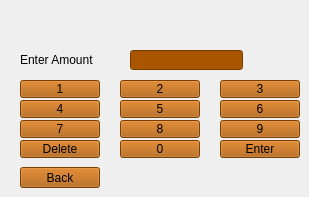
    <widget class="QWidget" name="page_8">
     <widget class="QLabel" name="label_7">
      <property name="geometry">
       <rect>
        <x>20</x>
        <y>50</y>
        <width>101</width>
        <height>20</height>
       </rect>
      </property>
      <property name="styleSheet">
       <string notr="true">color: rgb(0, 0, 0);

font: 700 9pt &quot;Segoe UI&quot;;</string>
      </property>
      <property name="text">
       <string>Enter Amount</string>
      </property>
     </widget>
     <widget class="QLineEdit" name="ddDeposit">
      <property name="geometry">
       <rect>
        <x>130</x>
        <y>50</y>
        <width>113</width>
        <height>20</height>
       </rect>
      </property>
      <property name="styleSheet">
       <string notr="true">color: rgb(0, 0, 0);
background-color: rgb(170, 85, 0);
font: 700 9pt &quot;Segoe UI&quot;;</string>
      </property>
     </widget>
     <widget class="QPushButton" name="dd1">
      <property name="geometry">
       <rect>
        <x>20</x>
        <y>80</y>
        <width>80</width>
        <height>18</height>
       </rect>
      </property>
      <property name="styleSheet">
       <string notr="true">color: rgb(0, 0, 0);
background-color: rgb(170, 85, 0);
font: 700 9pt &quot;Segoe UI&quot;;</string>
      </property>
      <property name="text">
       <string>1</string>
      </property>
     </widget>
     <widget class="QPushButton" name="dd2">
      <property name="geometry">
       <rect>
        <x>120</x>
        <y>80</y>
        <width>80</width>
        <height>18</height>
       </rect>
      </property>
      <property name="styleSheet">
       <string notr="true">color: rgb(0, 0, 0);
background-color: rgb(170, 85, 0);
font: 700 9pt &quot;Segoe UI&quot;;</string>
      </property>
      <property name="text">
       <string>2</string>
      </property>
     </widget>
     <widget class="QPushButton" name="dd3">
      <property name="geometry">
       <rect>
        <x>220</x>
        <y>80</y>
        <width>80</width>
        <height>18</height>
       </rect>
      </property>
      <property name="styleSheet">
       <string notr="true">color: rgb(0, 0, 0);
background-color: rgb(170, 85, 0);
font: 700 9pt &quot;Segoe UI&quot;;</string>
      </property>
      <property name="text">
       <string>3</string>
      </property>
     </widget>
     <widget class="QPushButton" name="dd4">
      <property name="geometry">
       <rect>
        <x>20</x>
        <y>100</y>
        <width>80</width>
        <height>18</height>
       </rect>
      </property>
      <property name="styleSheet">
       <string notr="true">color: rgb(0, 0, 0);
background-color: rgb(170, 85, 0);
font: 700 9pt &quot;Segoe UI&quot;;</string>
      </property>
      <property name="text">
       <string>4</string>
      </property>
     </widget>
     <widget class="QPushButton" name="dd5">
      <property name="geometry">
       <rect>
        <x>120</x>
        <y>100</y>
        <width>80</width>
        <height>18</height>
       </rect>
      </property>
      <property name="styleSheet">
       <string notr="true">color: rgb(0, 0, 0);
background-color: rgb(170, 85, 0);
font: 700 9pt &quot;Segoe UI&quot;;</string>
      </property>
      <property name="text">
       <string>5</string>
      </property>
     </widget>
     <widget class="QPushButton" name="dd6">
      <property name="geometry">
       <rect>
        <x>220</x>
        <y>100</y>
        <width>80</width>
        <height>18</height>
       </rect>
      </property>
      <property name="styleSheet">
       <string notr="true">color: rgb(0, 0, 0);
background-color: rgb(170, 85, 0);
font: 700 9pt &quot;Segoe UI&quot;;</string>
      </property>
      <property name="text">
       <string>6</string>
      </property>
     </widget>
     <widget class="QPushButton" name="dd7">
      <property name="geometry">
       <rect>
        <x>20</x>
        <y>120</y>
        <width>80</width>
        <height>18</height>
       </rect>
      </property>
      <property name="styleSheet">
       <string notr="true">color: rgb(0, 0, 0);
background-color: rgb(170, 85, 0);
font: 700 9pt &quot;Segoe UI&quot;;</string>
      </property>
      <property name="text">
       <string>7</string>
      </property>
     </widget>
     <widget class="QPushButton" name="dd8">
      <property name="geometry">
       <rect>
        <x>120</x>
        <y>120</y>
        <width>80</width>
        <height>18</height>
       </rect>
      </property>
      <property name="styleSheet">
       <string notr="true">color: rgb(0, 0, 0);
background-color: rgb(170, 85, 0);
font: 700 9pt &quot;Segoe UI&quot;;</string>
      </property>
      <property name="text">
       <string>8</string>
      </property>
     </widget>
     <widget class="QPushButton" name="dd9">
      <property name="geometry">
       <rect>
        <x>220</x>
        <y>120</y>
        <width>80</width>
        <height>18</height>
       </rect>
      </property>
      <property name="styleSheet">
       <string notr="true">color: rgb(0, 0, 0);
background-color: rgb(170, 85, 0);
font: 700 9pt &quot;Segoe UI&quot;;</string>
      </property>
      <property name="text">
       <string>9</string>
      </property>
     </widget>
     <widget class="QPushButton" name="ddDelete">
      <property name="geometry">
       <rect>
        <x>20</x>
        <y>140</y>
        <width>80</width>
        <height>18</height>
       </rect>
      </property>
      <property name="styleSheet">
       <string notr="true">color: rgb(0, 0, 0);
background-color: rgb(170, 85, 0);
font: 700 9pt &quot;Segoe UI&quot;;</string>
      </property>
      <property name="text">
       <string>Delete</string>
      </property>
     </widget>
     <widget class="QPushButton" name="dd0">
      <property name="geometry">
       <rect>
        <x>120</x>
        <y>140</y>
        <width>80</width>
        <height>18</height>
       </rect>
      </property>
      <property name="styleSheet">
       <string notr="true">color: rgb(0, 0, 0);
background-color: rgb(170, 85, 0);
font: 700 9pt &quot;Segoe UI&quot;;</string>
      </property>
      <property name="text">
       <string>0</string>
      </property>
     </widget>
     <widget class="QPushButton" name="ddEnter">
      <property name="geometry">
       <rect>
        <x>220</x>
        <y>140</y>
        <width>80</width>
        <height>18</height>
       </rect>
      </property>
      <property name="styleSheet">
       <string notr="true">color: rgb(0, 0, 0);
background-color: rgb(170, 85, 0);
font: 700 9pt &quot;Segoe UI&quot;;</string>
      </property>
      <property name="text">
       <string>Enter</string>
      </property>
     </widget>
     <widget class="QPushButton" name="prev_deposit">
      <property name="geometry">
       <rect>
        <x>20</x>
        <y>167</y>
        <width>80</width>
        <height>21</height>
       </rect>
      </property>
      <property name="styleSheet">
       <string notr="true">color: rgb(0, 0, 0);
background-color: rgb(170, 85, 0);
font: 700 9pt &quot;Segoe UI&quot;;</string>
      </property>
      <property name="text">
       <string>Back</string>
      </property>
     </widget>
    </widget>
